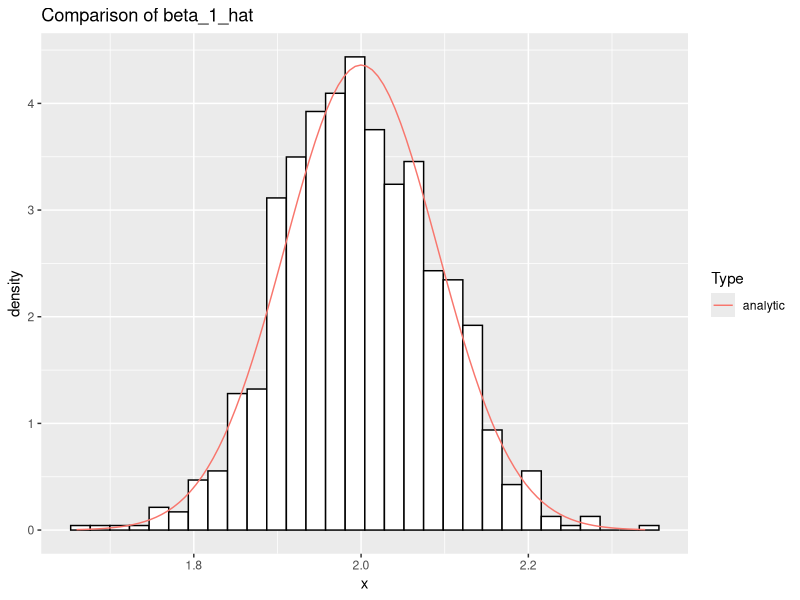
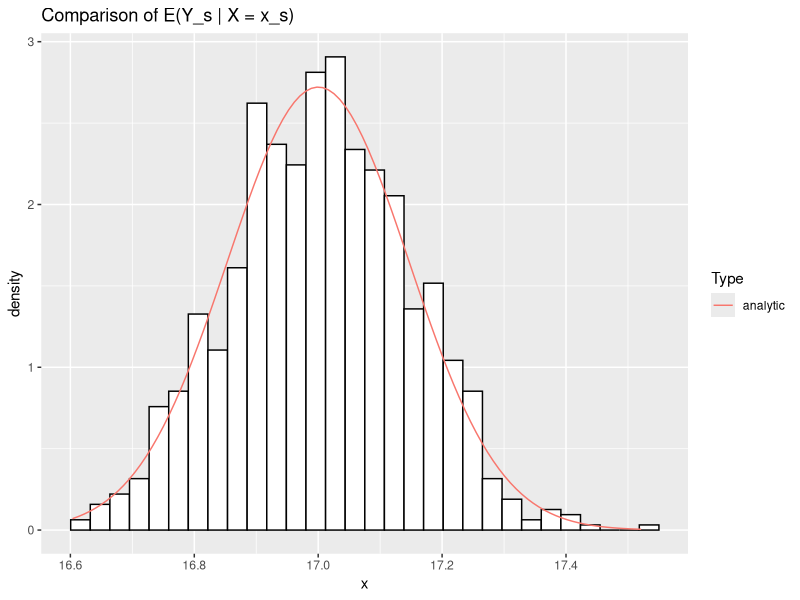
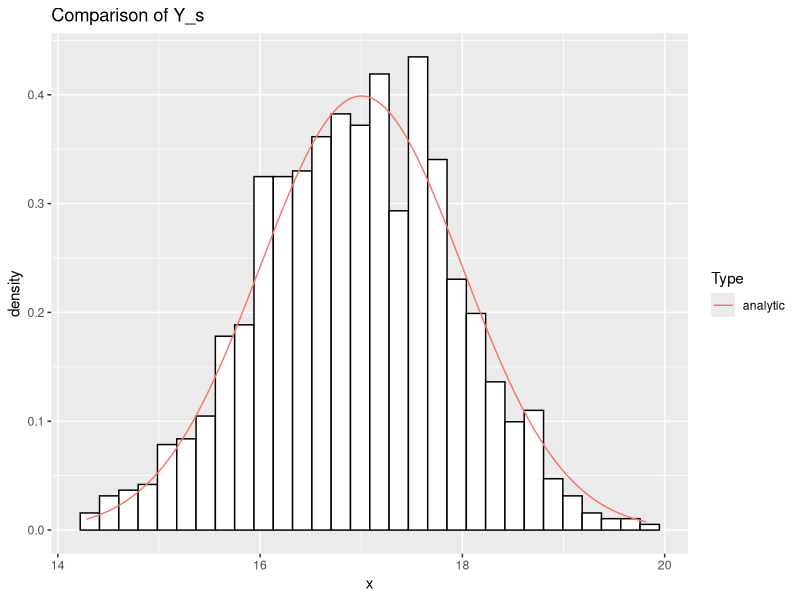
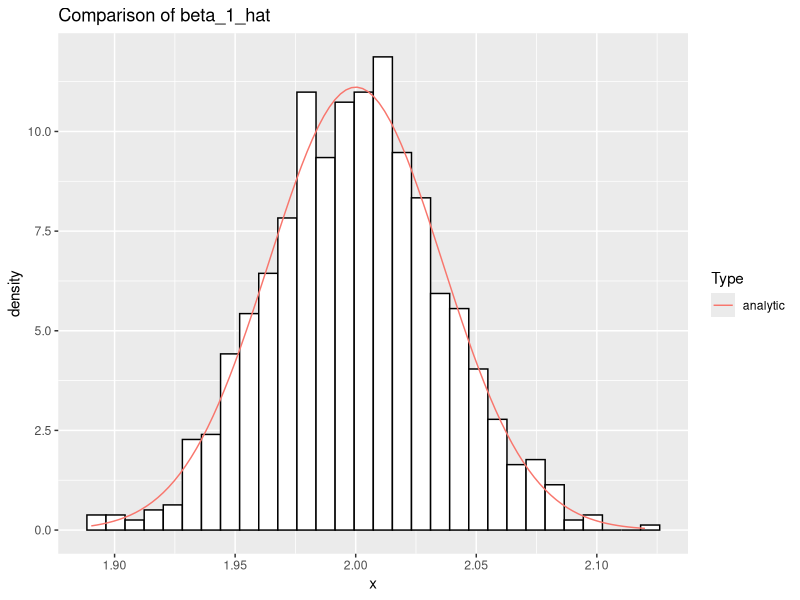
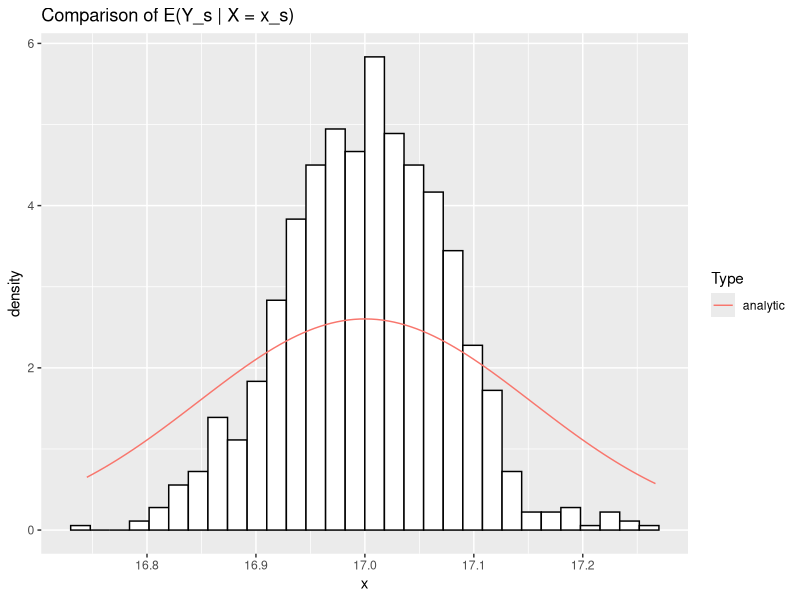
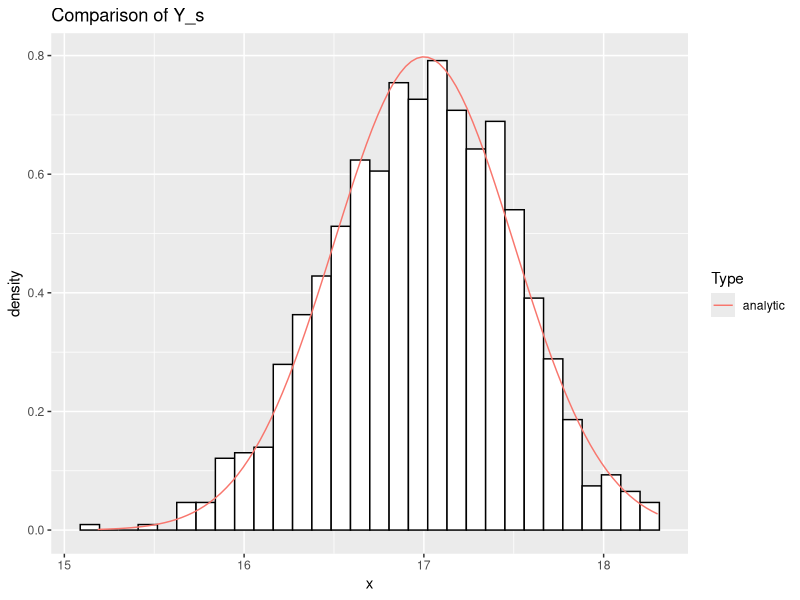
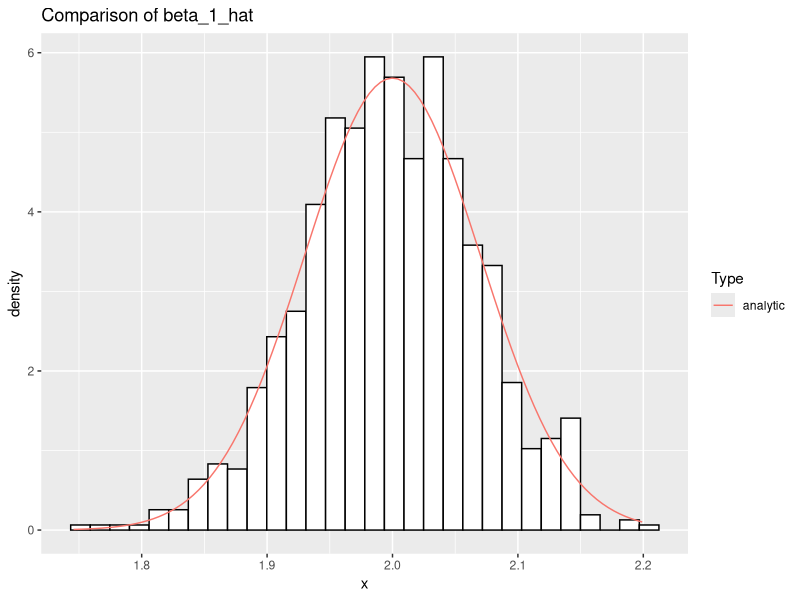
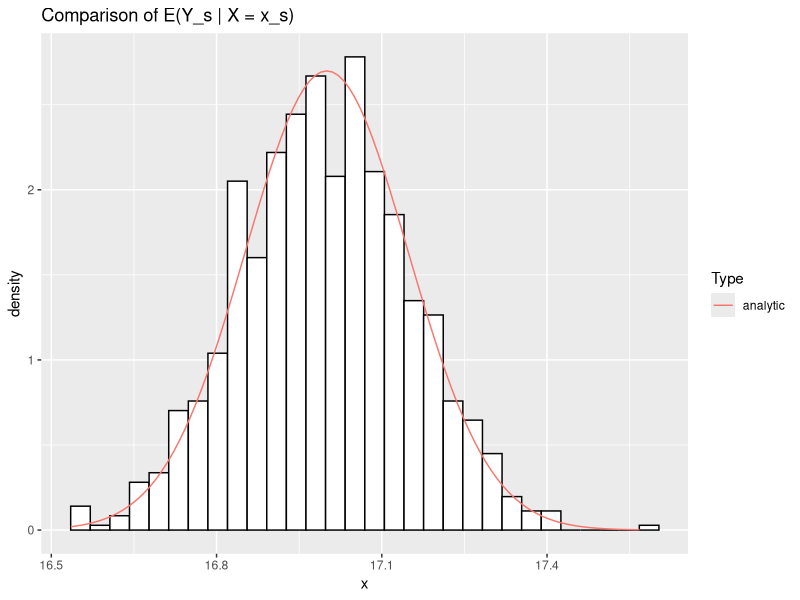

Here is the R script that generated these plots, in order:
## ---- chunk 1
knitr::opts_chunk$set(echo = TRUE, eval = TRUE, fig.align = "center", 
                      message = FALSE, warning = FALSE)
library(tidyverse)
library(knitr)
set.seed(1999) # set seed for reproducibility
## ---- chunk 2
library(mvtnorm)
# set params
B0 <- 4
B1 <- 2
B2 <- 1
B <- c(B0, B1, B2)
p <- 3
# Example rmvnorm code
# sigma <- matrix(c(1,0,0,0,2,0,0,0,3), 3, 3)
# mu <- c(0,2,4)
# X <- rmvnorm(100, mean = mu, sigma = sigma)

# complete specification
sigma <- .5
n <- 100
x_0 <- rep(1, n)
x_1 <- rnorm(n, mean = 2, sd = 1)
x_2 <- rnorm(n, mean = 4, sd = .5)
X <- cbind(x_0, x_1, x_2)

# simulate ys (this part inside a for loop)
epsilon <- rnorm(n, mean = 0, sd = sigma)

y <- (X %*% B) + epsilon
## ---- chunk 3
# set params
B0 <- 1
B1 <- 2
B2 <- 4
B <- c(B0, B1, B2)
sigma <- 1 
# complete specification
n <- 100
X <- rmvnorm(n, c(1,2,4),matrix(c(0,0,0,0,2,0,0,0,1), byrow = TRUE, nrow = 3))
# simulation 
x_s <- c(1,2,3) # Given a fixed new observation 
B1_samp <- rep(NA, 1000)
Y_s_hat_samp <- rep(NA, 1000)
Y_s_samp <- rep(NA, 1000)
for(i in 1:1000){
  epsilon <- rnorm(n, mean = 0, sd = sigma)
  Y <- X %*% B + epsilon
  B_hat <- solve(t(X)%*%X)%*%t(X)%*%Y
  B1_samp[i] <- B_hat[2]
  Y_s_hat_samp[i] <- t(x_s)%*%B_hat
  Y_s_samp[i] <- t(x_s)%*%B + rnorm(1,mean=0,sd=sigma)
}
# Find the analytical form 
B1_hat_mean <- B1
B1_hat_var <- sigma^2*solve(t(X)%*%X)[2,2]
Y_s_hat_mean <- t(x_s)%*%B
Y_s_hat_var <- t(x_s)%*%solve(t(X)%*%X)%*%x_s
Y_s_mean <- t(x_s)%*%B
Y_s_var <- sigma^2
## ---- chunk 4
ggplot(data.frame(x = B1_samp),aes(x)) + 
  geom_histogram(aes(color = "simulation", y = ..density..), colour="black", fill="white") + 
  stat_function(fun = dnorm, args = list(mean = B1_hat_mean, sd = sqrt(B1_hat_var)), aes(color = "analytic")) + 
  guides(color=guide_legend(title="Type")) + 
  ggtitle("Comparison of beta_1_hat")
ggplot(data.frame(x = Y_s_hat_samp),aes(x)) + 
  geom_histogram(aes(color = "simulation", y = ..density..), colour="black", fill="white") + 
  stat_function(fun = dnorm, args = list(mean = Y_s_hat_mean, sd = sqrt(Y_s_hat_var)), aes(color = "analytic")) + 
  guides(color=guide_legend(title="Type")) + 
  ggtitle("Comparison of E(Y_s | X = x_s)")
ggplot(data.frame(x = Y_s_samp),aes(x)) + 
  geom_histogram(aes(color = "simulation", y = ..density..), colour="black", fill="white") + 
  stat_function(fun = dnorm, args = list(mean = Y_s_mean, sd = sqrt(Y_s_var)), aes(color = "analytic")) + 
  guides(color=guide_legend(title="Type")) + 
  ggtitle("Comparison of Y_s")
## ---- chunk 5
# set params
B0 <- 1
B1 <- 2
B2 <- 4
B <- c(B0, B1, B2)
sigma <- .5 
# complete specification
n <- 100
X <- rmvnorm(n, c(1,2,4),matrix(c(0,0,0,0,2,0,0,0,1), byrow = TRUE, nrow = 3))
# simulation 
x_s <- c(1,2,3) # Given a fixed new observation 
B1_samp <- rep(NA, 1000)
Y_s_hat_samp <- rep(NA, 1000)
Y_s_samp <- rep(NA, 1000)
for(i in 1:1000){
  epsilon <- rnorm(n, mean = 0, sd = sigma)
  Y <- X %*% B + epsilon
  B_hat <- solve(t(X)%*%X)%*%t(X)%*%Y
  B1_samp[i] <- B_hat[2]
  Y_s_hat_samp[i] <- t(x_s)%*%B_hat
  Y_s_samp[i] <- t(x_s)%*%B + rnorm(1,mean=0,sd=sigma)
}
# Find the analytical form 
B1_hat_mean <- B1
B1_hat_var <- sigma^2*solve(t(X)%*%X)[2,2]
Y_s_hat_mean <- t(x_s)%*%B
Y_s_hat_var <- t(x_s)%*%solve(t(X)%*%X)%*%x_s
Y_s_mean <- t(x_s)%*%B
Y_s_var <- sigma^2
## ---- chunk 6
ggplot(data.frame(x = B1_samp),aes(x)) + 
  geom_histogram(aes(color = "simulation", y = ..density..), colour="black", fill="white") + 
  stat_function(fun = dnorm, args = list(mean = B1_hat_mean, sd = sqrt(B1_hat_var)), aes(color = "analytic")) + 
  guides(color=guide_legend(title="Type")) + 
  ggtitle("Comparison of beta_1_hat")
ggplot(data.frame(x = Y_s_hat_samp),aes(x)) + 
  geom_histogram(aes(color = "simulation", y = ..density..), colour="black", fill="white") + 
  stat_function(fun = dnorm, args = list(mean = Y_s_hat_mean, sd = sqrt(Y_s_hat_var)), aes(color = "analytic")) + 
  guides(color=guide_legend(title="Type")) + 
  ggtitle("Comparison of E(Y_s | X = x_s)")
ggplot(data.frame(x = Y_s_samp),aes(x)) + 
  geom_histogram(aes(color = "simulation", y = ..density..), colour="black", fill="white") + 
  stat_function(fun = dnorm, args = list(mean = Y_s_mean, sd = sqrt(Y_s_var)), aes(color = "analytic")) + 
  guides(color=guide_legend(title="Type")) + 
  ggtitle("Comparison of Y_s")
## ---- chunk 7
# set params
B0 <- 1
B1 <- 2
B2 <- 4
B <- c(B0, B1, B2)
sigma <- 1 
# complete specification
n <- 100
X <- rmvnorm(n, c(1,2,4),matrix(c(1,.25,.5,.25,2,.25,.5,.25,1), byrow = TRUE, nrow = 3))
x_0 <- rep(1, n)
X[,1] <- x_0
# simulation 
x_s <- c(1,2,3) # Given a fixed new observation 
B1_samp <- rep(NA, 1000)
Y_s_hat_samp <- rep(NA, 1000)
Y_s_samp <- rep(NA, 1000)
for(i in 1:1000){
  epsilon <- rnorm(n, mean = 0, sd = sigma)
  Y <- X %*% B + epsilon
  B_hat <- solve(t(X)%*%X)%*%t(X)%*%Y
  B1_samp[i] <- B_hat[2]
  Y_s_hat_samp[i] <- t(x_s)%*%B_hat
  Y_s_samp[i] <- t(x_s)%*%B + rnorm(1,mean=0,sd=sigma)
}
# Find the analytical form 
B1_hat_mean <- B1
B1_hat_var <- sigma^2*solve(t(X)%*%X)[2,2]
Y_s_hat_mean <- t(x_s)%*%B
Y_s_hat_var <- t(x_s)%*%solve(t(X)%*%X)%*%x_s
Y_s_mean <- t(x_s)%*%B
Y_s_var <- sigma^2
## ---- chunk 8
ggplot(data.frame(x = B1_samp),aes(x)) + 
  geom_histogram(aes(color = "simulation", y = ..density..), colour="black", fill="white") + 
  stat_function(fun = dnorm, args = list(mean = B1_hat_mean, sd = sqrt(B1_hat_var)), aes(color = "analytic")) + 
  guides(color=guide_legend(title="Type")) + 
  ggtitle("Comparison of beta_1_hat")
ggplot(data.frame(x = Y_s_hat_samp),aes(x)) + 
  geom_histogram(aes(color = "simulation", y = ..density..), colour="black", fill="white") + 
  stat_function(fun = dnorm, args = list(mean = Y_s_hat_mean, sd = sqrt(Y_s_hat_var)), aes(color = "analytic")) + 
  guides(color=guide_legend(title="Type")) + 
  ggtitle("Comparison of E(Y_s | X = x_s)")
ggplot(data.frame(x = Y_s_samp),aes(x)) + 
  geom_histogram(aes(color = "simulation", y = ..density..), colour="black", fill="white") + 
  stat_function(fun = dnorm, args = list(mean = Y_s_mean, sd = sqrt(Y_s_var)), aes(color = "analytic")) + 
  guides(color=guide_legend(title="Type")) + 
  ggtitle("Comparison of Y_s")
## ---- chunk 9
# set params
B0 <- 1
B1 <- 2
B2 <- 4
B <- c(B0, B1, B2)
sigma <- 1 
# complete specification
n <- 100
X <- rmvnorm(n, c(1,2,4),matrix(c(0,0,0,0,2,0,0,0,1), byrow = TRUE, nrow = 3))
# simulation 
x_s <- c(1,2,3) # Given a fixed new observation 
B1_samp <- rep(NA, 1000)
Y_s_hat_samp <- rep(NA, 1000)
Y_s_samp <- rep(NA, 1000)
for(i in 1:1000){
  epsilon <- rmvnorm(n, c(0,0,0),matrix(c(1,.5,.75,.5,2,.5,.75,.5,3), byrow = TRUE, nrow = 3))[,1]
  Y <- X %*% B + epsilon
  B_hat <- solve(t(X)%*%X)%*%t(X)%*%Y
  B1_samp[i] <- B_hat[2]
  Y_s_hat_samp[i] <- t(x_s)%*%B_hat
  Y_s_samp[i] <- t(x_s)%*%B + rnorm(1,mean=0,sd=sigma)
}
# Find the analytical form 
B1_hat_mean <- B1
B1_hat_var <- sigma^2*solve(t(X)%*%X)[2,2]
Y_s_hat_mean <- t(x_s)%*%B
Y_s_hat_var <- t(x_s)%*%solve(t(X)%*%X)%*%x_s
Y_s_mean <- t(x_s)%*%B
Y_s_var <- sigma^2
## ---- chunk 10
ggplot(data.frame(x = B1_samp),aes(x)) + 
  geom_histogram(aes(color = "simulation", y = ..density..), colour="black", fill="white") + 
  stat_function(fun = dnorm, args = list(mean = B1_hat_mean, sd = sqrt(B1_hat_var)), aes(color = "analytic")) + 
  guides(color=guide_legend(title="Type")) + 
  ggtitle("Comparison of beta_1_hat")
ggplot(data.frame(x = Y_s_hat_samp),aes(x)) + 
  geom_histogram(aes(color = "simulation", y = ..density..), colour="black", fill="white") + 
  stat_function(fun = dnorm, args = list(mean = Y_s_hat_mean, sd = sqrt(Y_s_hat_var)), aes(color = "analytic")) + 
  guides(color=guide_legend(title="Type")) + 
  ggtitle("Comparison of E(Y_s | X = x_s)")
ggplot(data.frame(x = Y_s_samp),aes(x)) + 
  geom_histogram(aes(color = "simulation", y = ..density..), colour="black", fill="white") + 
  stat_function(fun = dnorm, args = list(mean = Y_s_mean, sd = sqrt(Y_s_var)), aes(color = "analytic")) + 
  guides(color=guide_legend(title="Type")) + 
  ggtitle("Comparison of Y_s")
## ---- chunk 11
# set params
B0 <- 1
B1 <- 2
B2 <- 4
B <- c(B0, B1, B2)
sigma <- 1 
# complete specification
n <- 100
X <- rmvnorm(n, c(1,2,4),matrix(c(0,0,0,0,2,0,0,0,1), byrow = TRUE, nrow = 3))
# simulation 
x_s <- c(1,2,3) # Given a fixed new observation 
B0_samp <- rep(NA, 5000)
B1_samp <- rep(NA, 5000)
B2_samp <- rep(NA, 5000)
for(i in 1:5000){
  epsilon <- rnorm(n, mean = 0, sd = sigma)
  Y <- X %*% B + epsilon
  B_hat <- solve(t(X)%*%X)%*%t(X)%*%Y
  B0_samp[i] <- B_hat[1]
  B1_samp[i] <- B_hat[2]
  B2_samp[i] <- B_hat[3]
}
# Find the analytical form 
B0_hat_mean <- B0
B0_hat_var <- sigma^2*solve(t(X)%*%X)[1,1]
B1_hat_mean <- B1
B1_hat_var <- sigma^2*solve(t(X)%*%X)[2,2]
B2_hat_mean <- B2
B2_hat_var <- sigma^2*solve(t(X)%*%X)[3,3]

# Dataset of Betas
Betas <- cbind(B0_samp,B1_samp,B2_samp)
Betas <- data.frame(Betas)
## ---- chunk 12
pairs(Betas, pch = 1)
